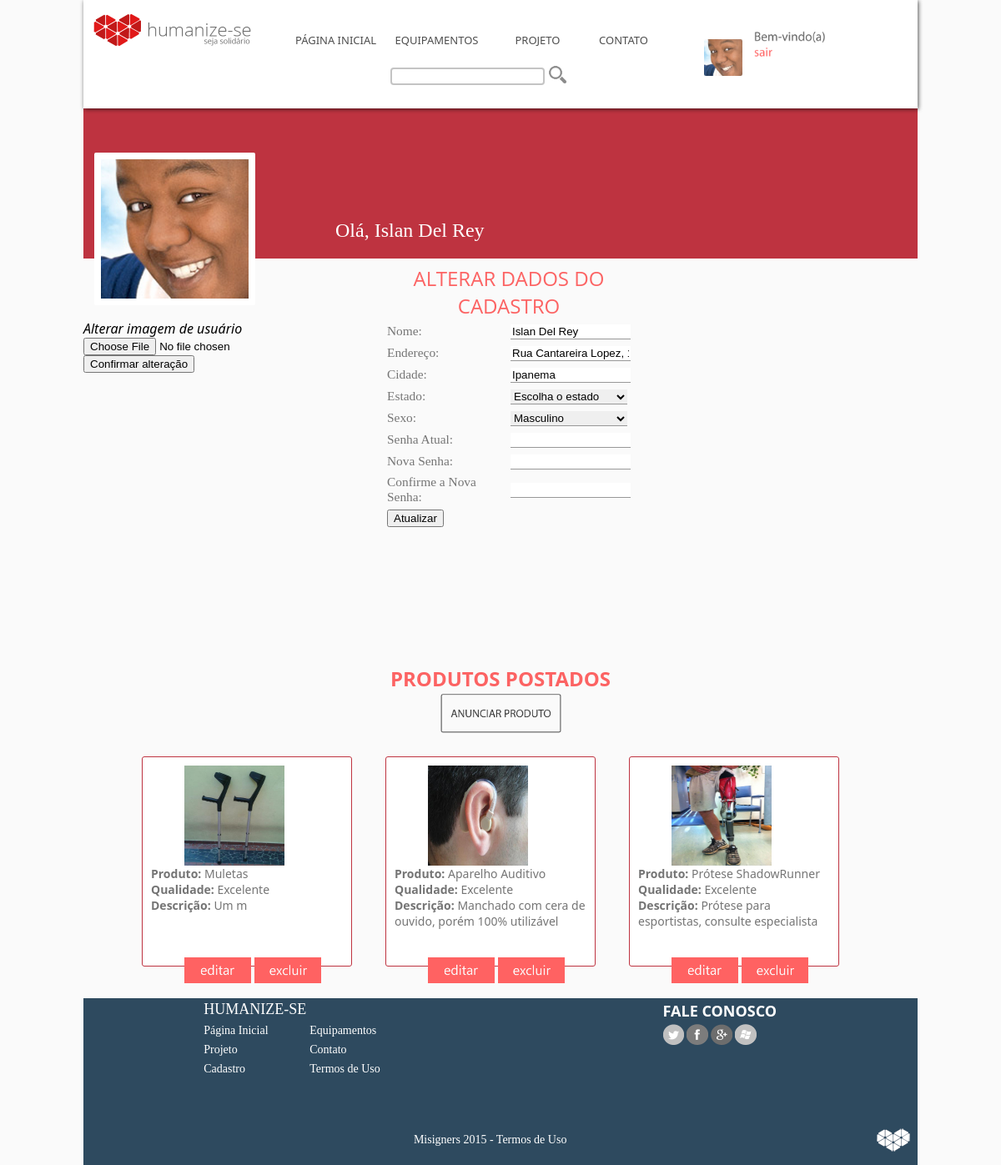
The app's page /paineluser.php (signed in) with its own data.
### tables this page shows
CREATE TABLE IF NOT EXISTS `produto` (
  `id` int(11) NOT NULL AUTO_INCREMENT,
  `nome` varchar(30) NOT NULL,
  `estado` varchar(10) NOT NULL,
  `descricao` varchar(1000) NOT NULL,
  `imagem` varchar(1000) NOT NULL,
  `emailuser` varchar(50) NOT NULL COMMENT 'identificação de quem postou o produto',
  PRIMARY KEY (`id`)
);

### conexao.php (called while the page is built, shortened)
<?php
		$senha='';
?>

### paineluser.php (the view, shortened to what this page needs)
<!DOCTYPE html>
	<head>
			<link href="css/geral.css" rel="stylesheet" type="text/css">
            <link rel="stylesheet" type="text/css" href="css/style.css" />
	</head>
	<body bgcolor="#fefefe">
	<div class="geral">
			<header>
			<a href="index.html"><img src="img/logo_header.png" width="20%" style="margin-left: 10px; margin-top: 10px;"></a>
				<div id="menu">
					<table>
						<tr>
							<td><a href="index.php">PÁGINA INICIAL</a></td>
							<td><a href="hover_equipamentos.php">EQUIPAMENTOS</a></td>
							<td><a href="projeto.php">PROJETO</a></td>
							<td><a href="contato.php">CONTATO</a></td>
						</tr>
					</table>
				</div>
				<?php
					require'conexao.php';
					$email=$_SESSION['emailSession'];
					$sql ="SELECT*FROM login WHERE email='$email' ";
			        $resultado=mysql_query($sql);
			        while ($linha=mysql_fetch_array($resultado))
			        {
					$nome=$linha['nome'];
					$endereco=$linha['endereco'];
					$cidade=$linha ['cidade'];
		}
					?>
				<div id="button">
				<?php
					$linklogin="login.html"	;
					$imglogin="login.png";
					$linkcadastro="cadastro_usuario.html";
					$imgcadastro="cadastrar.png";
					$width="40%";
					$margin="10px";
					require 'conexao.php';
					$imagem=$_SESSION ['imagem'];
					$verificalogin=$_SESSION['verificalogin'];
					if ($verificalogin==1){
						$linklogin="paineluser.php";
						$imglogin=$imagem;
						$width="20%";
						$linkcadastro="sair.php";
						$imgcadastro="sair.png";
						$margin="-20px";
					}
				?>
					<a href="<?php echo $linklogin;?>"><img src="upload/usuarios/<?php echo $imglogin?>" width="<?php echo $width; ?>" style="border-radius:5%;"></a><font face="Segoe UI" size="2" color="#be3340" style="margin-left: 10px;">
					<a href="<?php echo $linkcadastro; ?>"><img src="img/<?php echo $imgcadastro; ?>" width="40%"></a></font>
				</div>
				<table style="margin-top:<?php echo $margin;?>">
                	<form method="post" action="busca.php">
                            <tr>
                                <td><input type="text" name="buscaf" maxlength="90" style="transition: border 0.3s; width: 182; border-radius: 4px; border-width: 2px; border-style: solid; border-color: #bebebe"></td><td><input type="image" src="img/pesquisar.png" name="buscaf" width="60%"></td>
                            </tr>
                    </form>
				</table>
			</header>
            <div style="height:130px;">
            </div>
						<div class="painel_user_header">
							<div id="painel_foto">
								<table>
								<tr>
                                    <td>
                                    	<img src="upload/usuarios/<?php echo $imagem; ?>" style="max-width: 60%; margin: 10px; border: 8px solid white; border-radius: 2px">
                                    </td>
                                    <td>
                                    	<font face="Segoe UI Light" size="5" color="white"><?php echo "Olá, ". $nome;?></font>
                                    </td>
                                </tr>
								</table>
							</div>
						</div>
						<div style="margin-right: 450px">
						<form method="post" enctype="multipart/form-data" action="update_foto.php">
								<font face="Segoe UI"><i>Alterar imagem de usuário</i></font><br>
                                <input type="file" id="arquivo" name="arquivo"><br>
                                <input type="submit" value="Confirmar alteração">
                        </form>
						</div>
						<div class="painel_user">
							<div id="painel_form">
	                            <h1>ALTERAR DADOS DO CADASTRO</h1>
                                    	<form method="post" action="update_usuario.php">
                                    	<table>
                                            <tr>
                                                <td><h2>Nome: </h2></td>
                                                <td><input type="text" name="nomef" size="15" value="<?php echo utf8_encode($nome); ?>"></td>
                                            </tr>
                                            <tr>
                                                <td><h2>Endereço: </h2></td>
                                                <td><input type="text" name="enderecof" size="15" value="<?php echo utf8_encode($endereco); ?>"></td>
                                            </tr>
                                            <tr>
                                                <td><h2>Cidade: </h2></td>
                                                <td><input type="text" name="cidadef" size="15" value="<?php echo utf8_encode($cidade); ?>"></td>
                                            </tr>
                                            <tr>
                                                <td><h2>Estado: </h2></td>
                                                <td><select name="estadof">
                                                        <option selected  value="0">Escolha o estado</option>
                                                </select></td>
                                            </tr>
                                            <tr>
                                                <td><h2>Sexo: </h2></td>
                                                <td><select name="estadof">
                                                		<option value="M">Masculino</option>
                                                		</td>
                                            </tr>
                                            <tr>
                                                <td><h2>Senha Atual: </h2></td>
                                                <td><input type="password" name="senhaf" size="15" value="<?php echo $senha ?>"></td>
                                            </tr>
                                            <tr>
                                                <td><h2>Nova Senha: </h2></td>
                                                <td><input type="password" name="senhaf" size="15" value="<?php echo $senha ?>"></td>
                                            </tr>
                                            <tr>
                                                <td><h2>Confirme a Nova Senha: </h2></td>
                                                <td><input type="password" name="senhaf" size="15" value="<?php echo $senha?>"></td>
                                            </tr>
                                            <tr>
                                                <td><input type="submit" value="Atualizar"></td>
                                             </tr>
                                        </table>
                                        </form>
							</div>
						</div>
					<div class="post_end">
						<h1>PRODUTOS POSTADOS<br>
						<a href="cadastrar_produto.php"><img src="img/cad_prod.png" width="15%"></a></h1>
					</div>
						<div class="posts" style="overflow:hidden; overflow-Y:scroll; margin-left: 50px;">
							<?php
                                require'conexao.php';
                                $email=$_SESSION['emailSession'];
                                $sql ="SELECT*FROM produto WHERE emailuser='$email' ";
                                $resultado=mysql_query($sql);
                                while ($linha=mysql_fetch_array($resultado))
                                {
                                    $id =$linha['id'];
                                    $nome=$linha['nome'];
                                    $estadoc=$linha['estado'];
                                    $descricao=$linha ['descricao'];
                                    $imagem=$linha['imagem'];
                            ?>
                            		<div class="post_all" style="float: left">
                            			<div class="post_img">
                            				<img src="upload/produtos/<?php echo $imagem;?>">
                            			</div>
										<DIV class="post_txt">
	                                        <b color="#fc6363">Produto: </b><?php echo utf8_encode($nome)."<BR>" ;?>
	                                        <b color="#fc6363">Qualidade: </b><?php echo utf8_encode($estadoc)."<BR>";?>
		               						<b color="#fc6363">Descrição: </b><?php echo utf8_encode($descricao)."<BR>";?>
	                                    </div>
										<div class="post_button">
												<?php echo "<a href='editar_produto.php?id=$id'><img src='img/edit_produto.png' width='40%'></a>";?>
												<?php echo "<a href='excluir_produto.php?id=$id' onClick='return verificar();'><img src='img/exc_produto.png' width='40%'></a>";?>
										</div>
									</div>
								<?php
								}
								?>
							<br>
                        </div>
                                <br>
			<footer>
				<div id="mapa">
					<table>
						<tr>
							<td><h1>HUMANIZE-SE</h1></td>
						</tr>
						<tr>
							<td><a href="index.html">Página Inicial</a></td>
							<td><a href="hover_equipamentos.php">Equipamentos</a></td></tr>
						<tr>
							<td><a href="projeto.html">Projeto</a></td>
							<td><a href="contato.html">Contato</a></td></tr>
						<tr>
							<td><a href="cadastro.html">Cadastro</a></td>
							<td><a href="#" onClick="window.open('termos.html', 'Termos', 'STATUS=NO, TOOLBAR=NO, LOCATION=NO, DIRECTORIES=NO, RESISABLE=NO, SCROLLBARS=YES, TOP=10, LEFT=10, WIDTH=500, HEIGHT=400');">Termos de Uso</a></td>
						</tr>
					</table>
				</div>
				<div id="contato">
					<table>
						<tr>
							<td><h1>FALE CONOSCO</h1></td>
						</tr>
						<tr>
							<td><a href="https://www.twitter.com/humanizese"><img src="img/twitter.png" width="12%"></a>
								<a href="https://www.facebook.com/misigners"><img src="img/facebook.png" width="12%"></a>
								<a href="https://plus.google.com/misigners"><img src="img/plus.png" width="12%"></a>
								<a href="mailto:misigners@mail.com"><img src="img/mail.png" width="12%"></a></td>
						</tr>
					</table>
				</div>
				<br><br><br><br><br><br><br>
				<div id="footer">
					<table>
						<tr>
							<td><h1>Misigners 2015 - <a href="#" onClick="window.open('termos.html', 'Termos', 'STATUS=NO, TOOLBAR=NO, LOCATION=NO, DIRECTORIES=NO, RESISABLE=NO, SCROLLBARS=YES, TOP=10, LEFT=10, WIDTH=500, HEIGHT=400');">Termos de Uso</a></h1></td>
							<td><img src="img/logo_footer.png"></td>
						</tr>
					</table>
				</div>
			</footer>
		</div>
	</body>
</html>

### css/geral.css (style rules this page uses)
* { margin: 0 auto; padding: 0 auto; }
.geral { width: 1000px;height: auto; }
body { background-color: #fafafa; width: 1000px;height: auto; }
header { width: 1000px;height: 130px;background-color: #ffffff;opacity: 0.9;position:fixed;z-index: 100;-webkit-box-shadow: 1px 1px 5px 0px rgba(0,0,0,0.75);-moz-box-shadow: 1px 1px 5px 0px rgba(0,0,0,0.75); box-shadow: 1px 1px 5px 0px rgba(0,0,0,0.75); }
header table { margin-right: 10px;margin-right: 400px;margin-top:-10px; }
#menu { width: 50%;margin-top: -30px; }
#menu a { font-family: Segoe UI;font-size: 13px;color: #3b3b3b;text-decoration: none; }
#menu table { width: 90%; border-color: #ffffff; }
#menu td { width: 15%;height: 20px;text-align: center; padding: 1; border-color: #ffffff; }
#button { width: 23.1%;height: auto;margin-right: 25px;;margin-top: -24px; }
footer { width: 100%;height: 200px;background-color: #2E4A5F;margin-top: 0 auto; }
#mapa { width: 50%;height: 150px;float: left; }
#mapa h1 { font-family: Segoe UI Light;font-size: 18px;color: #ffffff;font-weight: 300; }
#mapa a { font-family: Segoe UI Light;font-size: 14px;color: #ffffff;text-decoration: none; }
#contato { width: 40%;height: 150px;float: right; }
#contato h1 { font-family: Segoe UI;font-size: 18px;color:#ffffff;text-align: left; }
#contato img { transition: 0.5s;-webkit-filter: grayscale(100%);-moz-filter: grayscale(100%);-o-filter: grayscale(100%);-ms-filter: grayscale(100%);filter: grayscale(100%); }
#footer { width: 100%;height: 50px; }
#footer table { width: 65%;float: right; }
#footer img { float: right; }
#footer a { font-family: Segoe UI Light;font-size: 14px;color: #ffffff;text-decoration: none; }
#footer h1 { font-family: Segoe UI Light;font-size: 14px;font-weight: 300;color: #ffffff;text-decoration: none;margin-left: -110px; }
#footer td { width: 33,3%; }
td { font-family: Segoe UI;font-size: 14px;color: #747474; }
.painel_user_header { width: 100%;height: 180px;background-color: #be3340; }
#painel_foto { margin-top: 40px;width: 60%;float: left;overflow:visible;z-index:10; }
#painel_foto td { width: 50%; }
.painel_user { width: 80%;height: 550px; margin-top: -50px; margin-left: -20px; }
#painel_form { width:300px;float:right;margin-top: -80px;margin-right:15%; }
#painel_form h1 { font-family: Segoe UI;font-size: 1.5em;color: #fc6363;text-align: center; }
#painel_form h2 { font-family: Segoe UI Light;font-weight:300;font-size: 1.1em;color: #757575; }
#painel_form td { padding:2px; }
#painel_form h1 { font-family:Open Sans;font-size:1.5em;font-weight:400;text-align:center; }
.posts { max-width:100%; max-height: auto; }
h1 { font-family: Segoe UI;font-size: 1.5em;color: #fc6363;text-align: center; }
h1 a { font-family:Segoe UI; font-size: 1.0em; text-decoration: none; }
.post_all { width: 250px; height: 250px; margin: 20px; background-color: #ffffff; border-style: solid; border-width:1px; border-radius: 3px; border-color: #be3340; }
.post_all { font-family: Segoe UI; font-size: 14px; color: #757575; font-weight: 300; }
.post_img { width: 150px; height: 100px; margin: 10px auto; }
.post_img img { width: 120px; height: 120px; }
.post_txt { width: 230px; height: 100px; margin: 10px; float: left; }
.post_end { width: 100%; height: auto; margin-top: -150px; }
.post_button { height: 80px;margin-left: 50px; margin-top: -10px; }
.post_button img { transition: 0.3s; }
#painel_form input[type="text"], #painel_form input[type="password"], #painel_form select { border:none; border-bottom: 1px solid #989898; width:140px; }

### records on screen
produto: imagem (picture), nome "Muletas", estado "Excelente", descricao "Um m"
produto: imagem (picture), nome "Aparelho Auditivo", estado "Excelente", descricao "Manchado com cera de ouvido, porém 100% utilizável"
produto: imagem (picture), nome "Prótese ShadowRunner", estado "Excelente", descricao "Prótese para esportistas, consulte especialista"

### other values on screen
$nome "Islan Del Rey"
